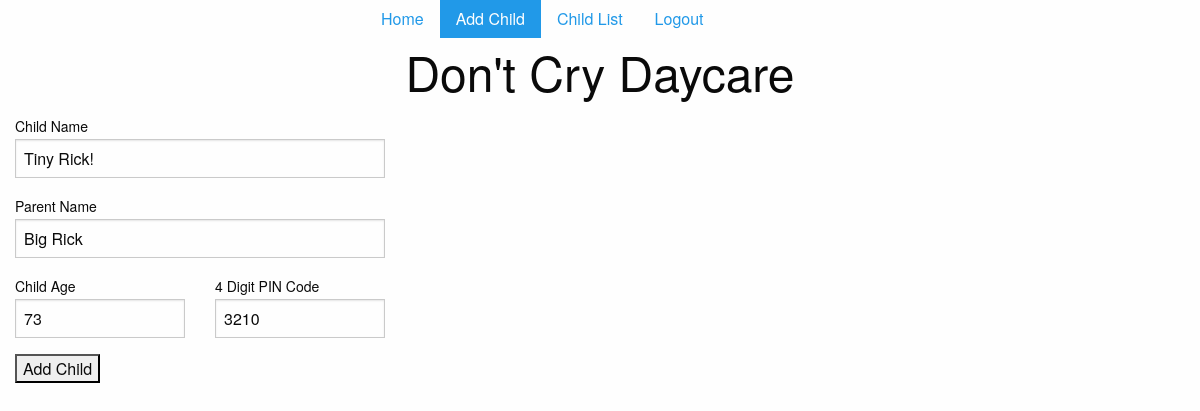
Screenshot of /child/3/update/ (signed in) with the database file from the repository.
### app/models.py (models this page shows, shortened)
class Child(models.Model):
    name = models.CharField(max_length=50)
    parent = models.CharField(max_length=50)
    age = models.IntegerField()
    pin = models.CharField(unique=True, max_length=4)

### app/views.py (the view)
# urls.py: url(r'^child/(?P<pk>\d+)/update/$', ChildUpdateView.as_view(), name='child_update_view'),
class ChildUpdateView(UpdateView):
    model = Child
    fields = ('name', 'parent', 'age', 'pin')
    success_url = reverse_lazy('child_checkin_log_list_view')

### app/models.py (called while the page is built)
    @property
    def is_employee(self):
        return self.access_level == 'e'

### templates/app/child_form.html (shortened to what this page needs)
{% extends 'base.html' %}
{% block child_form_active %}
active
{% endblock %}
{% block content %}
<form method="post">
  <div class="row">
    <div class="medium-4 columns">
      <div class="fieldWrapper">
        <label for="{{ form.name.id_for_label }}">Child Name</label>
        {{ form.name }}
      </div>
    </div>
  </div>
  <div class="row">
    <div class="medium-4 columns">
      <div class="fieldWrapper">
        <label for="{{ form.parent.id_for_label }}">Parent Name</label>
        {{ form.parent }}
      </div>
    </div>
  </div>
  <div class="row">
    <div class="medium-2 columns">
      <div class="fieldWrapper">
        <label for="{{ form.age.id_for_label }}">Child Age</label>
        {{ form.age }}
      </div>
    </div>
    <div class="medium-2 columns">
      <div class="fieldWrapper">
        <label for="{{ form.pin.id_for_label }}">4 Digit PIN Code</label>
        {{ form.pin }}
      </div>
    </div>
  </div>
  <div class="row">
    <div class="medium-1 columns">
      <input type="submit" value="Add Child">
    </div>
  </div>
</form>
{% endblock %}

### app/static/css/app.css (style rules this page uses)
div { justify-content: center; }

### rows the page displays
Child: name "Tiny Rick!", parent "Big Rick", age "73", pin "3210"
